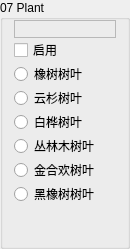
                 <widget class="QGroupBox" name="Base07">
                  <property name="sizePolicy">
                   <sizepolicy hsizetype="Fixed" vsizetype="Preferred">
                    <horstretch>0</horstretch>
                    <verstretch>0</verstretch>
                   </sizepolicy>
                  </property>
                  <property name="minimumSize">
                   <size>
                    <width>130</width>
                    <height>0</height>
                   </size>
                  </property>
                  <property name="maximumSize">
                   <size>
                    <width>130</width>
                    <height>16777215</height>
                   </size>
                  </property>
                  <property name="autoFillBackground">
                   <bool>true</bool>
                  </property>
                  <property name="title">
                   <string>07 Plant</string>
                  </property>
                  <property name="flat">
                   <bool>false</bool>
                  </property>
                  <layout class="QVBoxLayout" name="verticalLayout_11">
                   <property name="spacing">
                    <number>0</number>
                   </property>
                   <property name="topMargin">
                    <number>0</number>
                   </property>
                   <property name="bottomMargin">
                    <number>0</number>
                   </property>
                   <item>
                    <widget class="QLabel" name="Color07">
                     <property name="font">
                      <font>
                       <family>微软雅黑</family>
                       <pointsize>9</pointsize>
                      </font>
                     </property>
                     <property name="frameShape">
                      <enum>QFrame::StyledPanel</enum>
                     </property>
                     <property name="text">
                      <string/>
                     </property>
                    </widget>
                   </item>
                   <item>
                    <widget class="QCheckBox" name="Enable07">
                     <property name="text">
                      <string>启用</string>
                     </property>
                    </widget>
                   </item>
                   <item>
                    <widget class="QRadioButton" name="is07OakLeaves">
                     <property name="text">
                      <string>橡树树叶</string>
                     </property>
                     <property name="icon">
                      <iconset resource="../BlockTextures.qrc">
                       <normaloff>:/new/Textures/Slope/block/oak_leaves.png</normaloff>:/new/Textures/Slope/block/oak_leaves.png</iconset>
                     </property>
                    </widget>
                   </item>
                   <item>
                    <widget class="QRadioButton" name="is07SpruceLeaves">
                     <property name="text">
                      <string>云杉树叶</string>
                     </property>
                     <property name="icon">
                      <iconset resource="../BlockTextures.qrc">
                       <normaloff>:/new/Textures/Slope/block/spruce_leaves.png</normaloff>:/new/Textures/Slope/block/spruce_leaves.png</iconset>
                     </property>
                    </widget>
                   </item>
                   <item>
                    <widget class="QRadioButton" name="is07BirchLeaves">
                     <property name="text">
                      <string>白桦树叶</string>
                     </property>
                     <property name="icon">
                      <iconset resource="../BlockTextures.qrc">
                       <normaloff>:/new/Textures/Slope/block/birch_leaves.png</normaloff>:/new/Textures/Slope/block/birch_leaves.png</iconset>
                     </property>
                    </widget>
                   </item>
                   <item>
                    <widget class="QRadioButton" name="is07JungleLeaves">
                     <property name="text">
                      <string>丛林木树叶</string>
                     </property>
                     <property name="icon">
                      <iconset resource="../BlockTextures.qrc">
                       <normaloff>:/new/Textures/Slope/block/jungle_leaves.png</normaloff>:/new/Textures/Slope/block/jungle_leaves.png</iconset>
                     </property>
                    </widget>
                   </item>
                   <item>
                    <widget class="QRadioButton" name="is07AcaciaLeaves">
                     <property name="text">
                      <string>金合欢树叶</string>
                     </property>
                     <property name="icon">
                      <iconset resource="../BlockTextures.qrc">
                       <normaloff>:/new/Textures/Slope/block/acacia_leaves.png</normaloff>:/new/Textures/Slope/block/acacia_leaves.png</iconset>
                     </property>
                    </widget>
                   </item>
                   <item>
                    <widget class="QRadioButton" name="is07DarkOakLeaves">
                     <property name="text">
                      <string>黑橡树树叶</string>
                     </property>
                     <property name="icon">
                      <iconset resource="../BlockTextures.qrc">
                       <normaloff>:/new/Textures/Slope/block/dark_oak_leaves.png</normaloff>:/new/Textures/Slope/block/dark_oak_leaves.png</iconset>
                     </property>
                    </widget>
                   </item>
                   <item>
                    <spacer name="verticalSpacer_8">
                     <property name="orientation">
                      <enum>Qt::Vertical</enum>
                     </property>
                     <property name="sizeHint" stdset="0">
                      <size>
                       <width>20</width>
                       <height>40</height>
                      </size>
                     </property>
                    </spacer>
                   </item>
                  </layout>
                 </widget>
